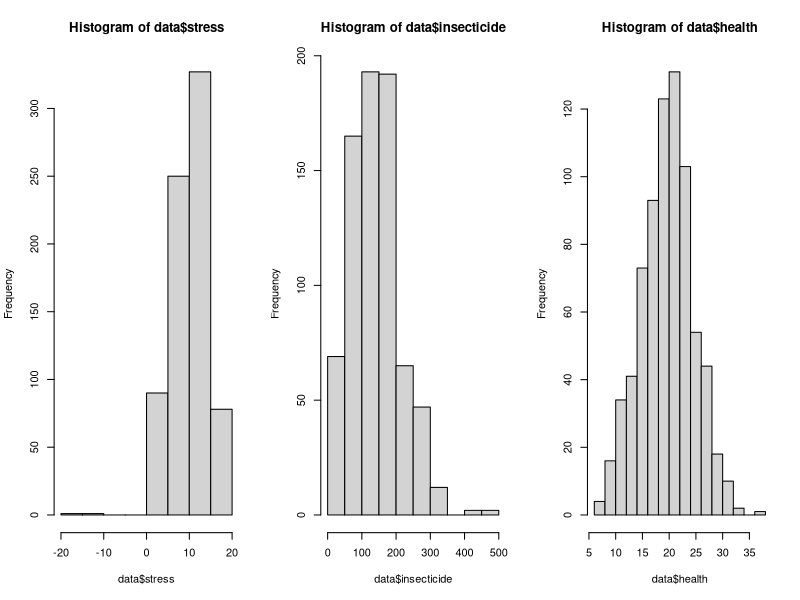
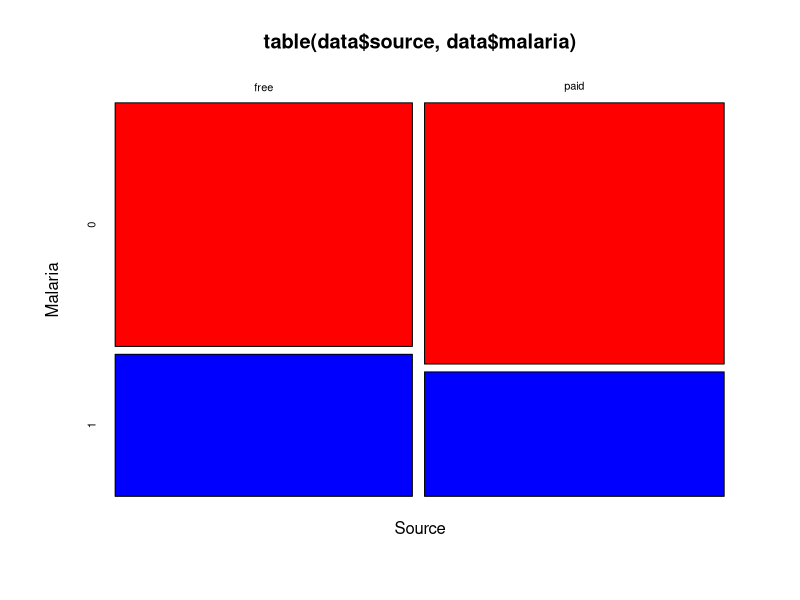
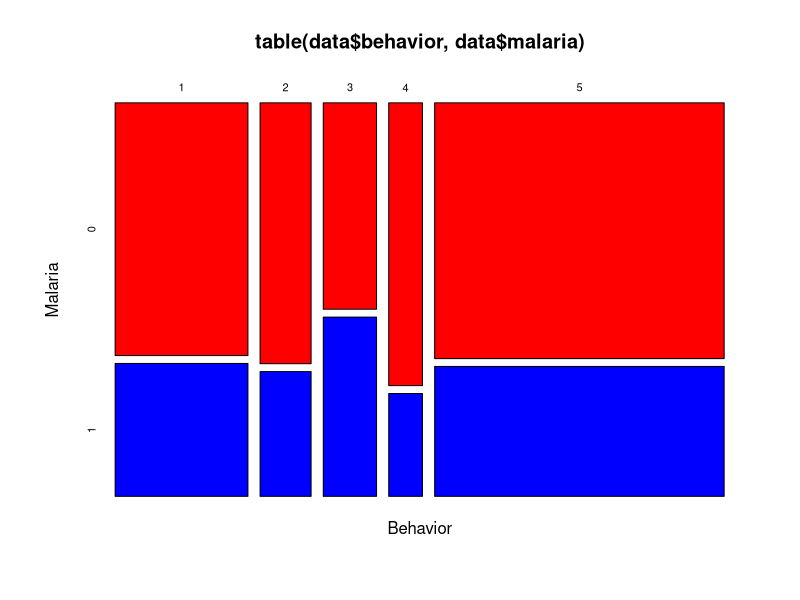
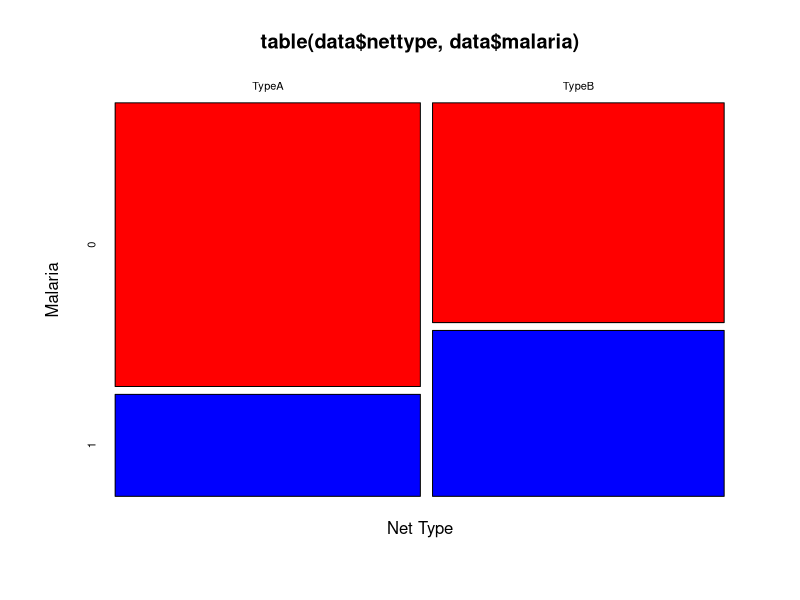
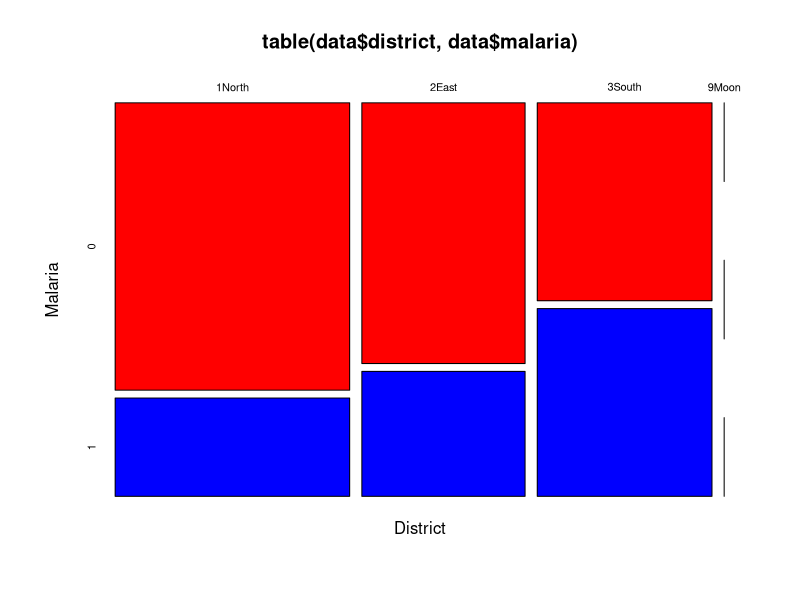
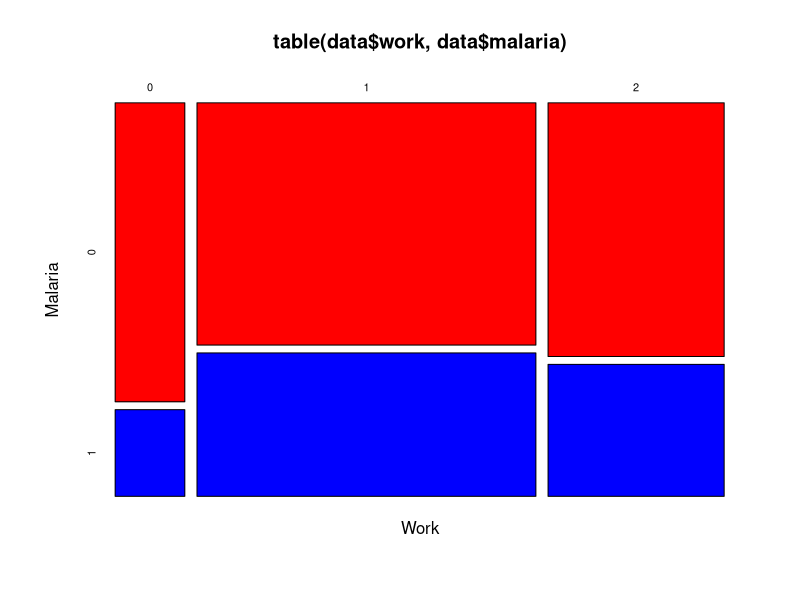

Write R code to recreate these figures, in order.
# import data
fdata = read.csv("malaria.csv")
head(fdata)

# remove Nid column
data = fdata[,-1]
head(data)

# check for null values
sum(is.na(data))

# change categorical variables using factor
data$source = factor(data$source)
data$behavior = factor(data$behavior)
data$nettype = factor(data$nettype)
data$district = factor(data$district)
data$work = factor(data$work)

# characteristics of subjects
table(data$source)
table(data$behavior)
table(data$nettype)
table(data$district)
table(data$work)

# remove outlier
data = data[(data$insecticide != 128765),]
data = data[(data$district != "9Moon"),]

# histograms
par(mfrow = c(1, 3))
hist(data$stress)
hist(data$insecticide)
hist(data$health)
par(mfrow = c(1, 1))

# plot of contingency table
mosaicplot(table(data$source, data$malaria),
           color = c("Red", "Blue"),
           xlab="Source",
           ylab="Malaria")

mosaicplot(table(data$behavior, data$malaria),
           color = c("Red", "Blue"),
           xlab="Behavior",
           ylab="Malaria")

mosaicplot(table(data$nettype, data$malaria),
           color = c("Red", "Blue"),
           xlab="Net Type",
           ylab="Malaria")

mosaicplot(table(data$district, data$malaria),
           color = c("Red", "Blue"),
           xlab="District",
           ylab="Malaria")

mosaicplot(table(data$work, data$malaria),
           color = c("Red", "Blue"),
           xlab="Work",
           ylab="Malaria")
